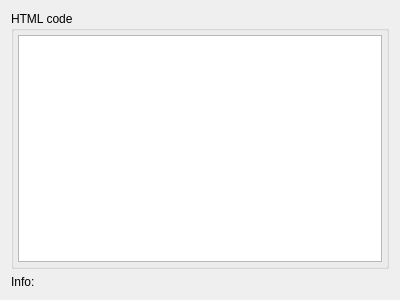
<?xml version="1.0" encoding="UTF-8"?>
<ui version="4.0">
 <class>HtmlPage</class>
 <widget class="QWidget" name="HtmlPage">
  <property name="geometry">
   <rect>
    <x>0</x>
    <y>0</y>
    <width>400</width>
    <height>300</height>
   </rect>
  </property>
  <property name="windowTitle">
   <string>Form</string>
  </property>
  <layout class="QVBoxLayout" name="verticalLayout">
   <item>
    <widget class="QGroupBox" name="groupBox">
     <property name="sizePolicy">
      <sizepolicy hsizetype="Preferred" vsizetype="Preferred">
       <horstretch>0</horstretch>
       <verstretch>1</verstretch>
      </sizepolicy>
     </property>
     <property name="title">
      <string>HTML code</string>
     </property>
     <layout class="QVBoxLayout" name="verticalLayout_2">
      <property name="leftMargin">
       <number>4</number>
      </property>
      <property name="topMargin">
       <number>4</number>
      </property>
      <property name="rightMargin">
       <number>4</number>
      </property>
      <property name="bottomMargin">
       <number>4</number>
      </property>
      <item>
       <widget class="QTextEdit" name="textEdit">
        <property name="readOnly">
         <bool>true</bool>
        </property>
       </widget>
      </item>
     </layout>
    </widget>
   </item>
   <item>
    <widget class="QLabel" name="infoLabel">
     <property name="text">
      <string>Info:</string>
     </property>
    </widget>
   </item>
  </layout>
 </widget>
 <resources/>
 <connections/>
</ui>
